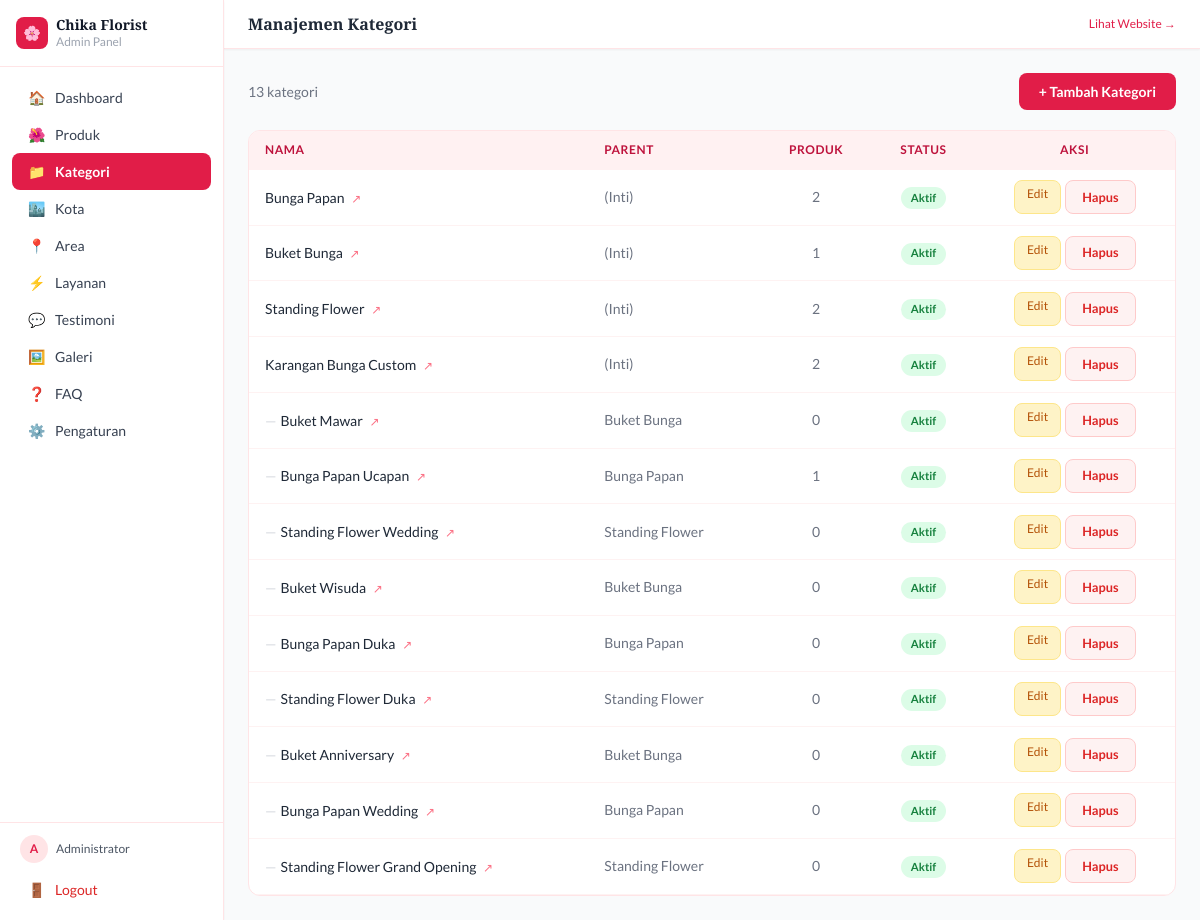
Page /admin/pages/kategori.php (signed in) on the committed database.
### tables this page shows
CREATE TABLE categories (
    id INT AUTO_INCREMENT PRIMARY KEY,
    parent_id INT DEFAULT NULL,
    name VARCHAR(150) NOT NULL,
    slug VARCHAR(200) NOT NULL UNIQUE,
    description TEXT,
    image VARCHAR(255),
    meta_title VARCHAR(255),
    meta_desc TEXT,
    sort_order INT DEFAULT 0,
    is_active TINYINT(1) DEFAULT 1,
    created_at TIMESTAMP DEFAULT CURRENT_TIMESTAMP,
    updated_at TIMESTAMP DEFAULT CURRENT_TIMESTAMP ON UPDATE CURRENT_TIMESTAMP,
    FOREIGN KEY (parent_id) REFERENCES categories(id) ON DELETE SET NULL
);

### includes/config.php (called while the page is built, shortened)
<?php
function clean($input) {
    return htmlspecialchars(strip_tags(trim((string)$input)), ENT_QUOTES, 'UTF-8');
}

### admin/pages/kategori.php (the view, shortened to what this page needs)
<?php
require_once __DIR__ . '/../includes/admin_header.php';
$pdo    = getDB();
$action = $_GET['action'] ?? 'list';
$id     = (int)($_GET['id'] ?? 0);
$mainCats = $pdo->query("SELECT id,name FROM categories WHERE parent_id IS NULL AND is_active=1 ORDER BY sort_order")->fetchAll();
if ($action === 'tambah' || ($action === 'edit' && $id)) {
    $item = [];
    if ($action === 'edit') { $s=$pdo->prepare("SELECT * FROM categories WHERE id=?"); $s->execute([$id]); $item=$s->fetch(); }
    ?>
    <div class="max-w-2xl">
      <div class="flex items-center gap-3 mb-5">
        <a href="/admin/kategori" class="text-gray-400 hover:text-rose-600">← Kembali</a>
        <h2 class="font-display font-bold text-gray-800"><?= $action==='tambah'?'Tambah':'Edit' ?> Kategori</h2>
      </div>
      <form method="POST" enctype="multipart/form-data" class="bg-white rounded-xl border border-rose-100 p-6 space-y-4">
        <input type="hidden" name="action_type" value="<?= $action ?>">
        <div class="grid grid-cols-2 gap-4">
          <div><label class="form-label">Nama Kategori *</label><input type="text" name="name" required class="form-input" value="<?= clean($item['name']??'') ?>"></div>
          <div>
            <label class="form-label">Parent (kosong = kategori inti)</label>
            <select name="parent_id" class="form-input">
              <option value="">-- Kategori Inti --</option>
              <?php foreach ($mainCats as $mc): if ($mc['id'] != $id): ?>
              <option value="<?= $mc['id'] ?>" <?= ($item['parent_id']??null)==$mc['id']?'selected':'' ?>><?= clean($mc['name']) ?></option>
              <?php endif; endforeach; ?>
            </select>
          </div>
          <div class="col-span-2"><label class="form-label">Deskripsi</label><textarea name="description" class="form-input" rows="2"><?= clean($item['description']??'') ?></textarea></div>
          <div><label class="form-label">Meta Title</label><input type="text" name="meta_title" class="form-input" value="<?= clean($item['meta_title']??'') ?>"></div>
          <div><label class="form-label">Sort Order</label><input type="number" name="sort_order" class="form-input" value="<?= $item['sort_order']??0 ?>"></div>
          <div class="col-span-2"><label class="form-label">Meta Description</label><textarea name="meta_desc" class="form-input" rows="2"><?= clean($item['meta_desc']??'') ?></textarea></div>
          <div class="col-span-2">
            <label class="form-label">Gambar Kategori</label>
            <?php if (!empty($item['image'])): ?><div class="mb-2"><img src="<?= UPLOAD_URL.$item['image'] ?>" class="h-16 rounded-lg object-cover"></div><?php endif; ?>
            <input type="file" name="image" accept="image/*" class="form-input">
          </div>
          <div class="flex items-center gap-2">
            <input type="checkbox" name="is_active" id="is_active_k" <?= ($item['is_active']??1)?'checked':'' ?>>
            <label for="is_active_k" class="text-sm text-gray-700 cursor-pointer">Aktif</label>
          </div>
        </div>
        <div class="flex gap-2 pt-2">
          <button type="submit" class="btn-primary">Simpan Kategori</button>
          <a href="/admin/kategori" class="btn-secondary">Batal</a>
        </div>
      </form>
    </div>
    <?php
} else {
    $cats = $pdo->query("SELECT c.*,p.name as parent_name,(SELECT COUNT(*) FROM products WHERE category_id=c.id) as prod_count FROM categories c LEFT JOIN categories p ON c.parent_id=p.id ORDER BY c.parent_id IS NOT NULL,c.sort_order ASC,c.name")->fetchAll();
    ?>
    <div class="flex justify-between items-center mb-5">
      <p class="text-sm text-gray-500"><?= count($cats) ?> kategori</p>
      <a href="/admin/kategori?action=tambah" class="btn-primary">+ Tambah Kategori</a>
    </div>
    <div class="bg-white rounded-xl border border-rose-100 overflow-hidden">
      <table class="admin-table w-full">
        <thead><tr><th>Nama</th><th>Parent</th><th style="text-align:center">Produk</th><th style="text-align:center">Status</th><th style="text-align:center">Aksi</th></tr></thead>
        <tbody>
        <?php foreach ($cats as $c): ?>
        <tr>
          <td class="font-medium text-gray-800">
            <?= $c['parent_id']?'<span style="color:#d1d5db;margin-right:4px">—</span>':'' ?><?= clean($c['name']) ?>
            <a href="/<?= $c['slug'] ?>" target="_blank" class="text-xs text-rose-400 hover:underline ml-1">↗</a>
          </td>
          <td class="text-gray-500 text-xs"><?= clean($c['parent_name']??'(Inti)') ?></td>
          <td style="text-align:center" class="text-xs text-gray-500"><?= $c['prod_count'] ?></td>
          <td style="text-align:center"><a href="/admin/kategori?toggle=1&id=<?= $c['id'] ?>"><span class="<?= $c['is_active']?'badge-active':'badge-inactive' ?>"><?= $c['is_active']?'Aktif':'Nonaktif' ?></span></a></td>
          <td style="text-align:center">
            <div style="display:flex;gap:4px;justify-content:center">
              <a href="/admin/kategori?action=edit&id=<?= $c['id'] ?>" style="font-size:.75rem;background:#fef3c7;color:#b45309;padding:.25rem .75rem;border-radius:.5rem;border:1px solid #fde68a">Edit</a>
              <a href="/admin/kategori?hapus=1&id=<?= $c['id'] ?>" onclick="return confirm('Hapus kategori ini?')" class="btn-danger">Hapus</a>
            </div>
          </td>
        </tr>
        <?php endforeach; ?>
        </tbody>
      </table>
    </div>
<?php } ?>
<?php require_once __DIR__ . '/../includes/admin_footer.php'; ?>

### admin/includes/admin_header.php (style rules this page uses)
body { font-family:'Lato',sans-serif }
.admin-table th { background:#fff1f2;color:#be123c;font-weight:600;font-size:.75rem;text-transform:uppercase;letter-spacing:.05em;padding:.65rem 1rem;text-align:left }
.admin-table td { padding:.65rem 1rem;border-bottom:1px solid #fef2f2;font-size:.875rem;vertical-align:middle }
.badge-active { background:#dcfce7;color:#15803d;font-size:.7rem;padding:.15rem .6rem;border-radius:9999px;font-weight:600;display:inline-block }
.btn-primary { background:#e11d48;color:white;font-weight:600;padding:.5rem 1.25rem;border-radius:.5rem;font-size:.875rem;transition:background .15s;border:none;cursor:pointer;text-decoration:none;display:inline-block }
.btn-danger { background:#fef2f2;color:#dc2626;font-weight:600;padding:.4rem 1rem;border-radius:.5rem;font-size:.8rem;transition:all .15s;border:1px solid #fecaca;cursor:pointer;text-decoration:none;display:inline-block }

### rows in the picture
categories: name "Bunga Papan", parent_name "(Inti)", prod_count "2", is_active "Aktif"
categories: name "Buket Bunga", parent_name "(Inti)", prod_count "1", is_active "Aktif"
categories: name "Standing Flower", parent_name "(Inti)", prod_count "2", is_active "Aktif"
categories: name "Karangan Bunga Custom", parent_name "(Inti)", prod_count "2", is_active "Aktif"
categories: name "Buket Mawar", parent.name "Buket Bunga", prod_count "0", is_active "Aktif"
categories: name "Bunga Papan Ucapan", parent.name "Bunga Papan", prod_count "1", is_active "Aktif"
categories: name "Standing Flower Wedding", parent.name "Standing Flower", prod_count "0", is_active "Aktif"
categories: name "Buket Wisuda", parent.name "Buket Bunga", prod_count "0", is_active "Aktif"
categories: name "Bunga Papan Duka", parent.name "Bunga Papan", prod_count "0", is_active "Aktif"
categories: name "Standing Flower Duka", parent.name "Standing Flower", prod_count "0", is_active "Aktif"
categories: name "Buket Anniversary", parent.name "Buket Bunga", prod_count "0", is_active "Aktif"
categories: name "Bunga Papan Wedding", parent.name "Bunga Papan", prod_count "0", is_active "Aktif"
categories: name "Standing Flower Grand Opening", parent.name "Standing Flower", prod_count "0", is_active "Aktif"

### other values in the picture
$item['icon'] "🏠"
$item['label'] "Dashboard"
$item['icon'] "🌺"
$item['label'] "Produk"
$item['icon'] "📁"
$item['label'] "Kategori"
$item['icon'] "🏙️"
$item['label'] "Kota"
$item['icon'] "📍"
$item['label'] "Area"
$item['icon'] "⚡"
$item['label'] "Layanan"
$item['icon'] "💬"
$item['label'] "Testimoni"
$item['icon'] "🖼️"
